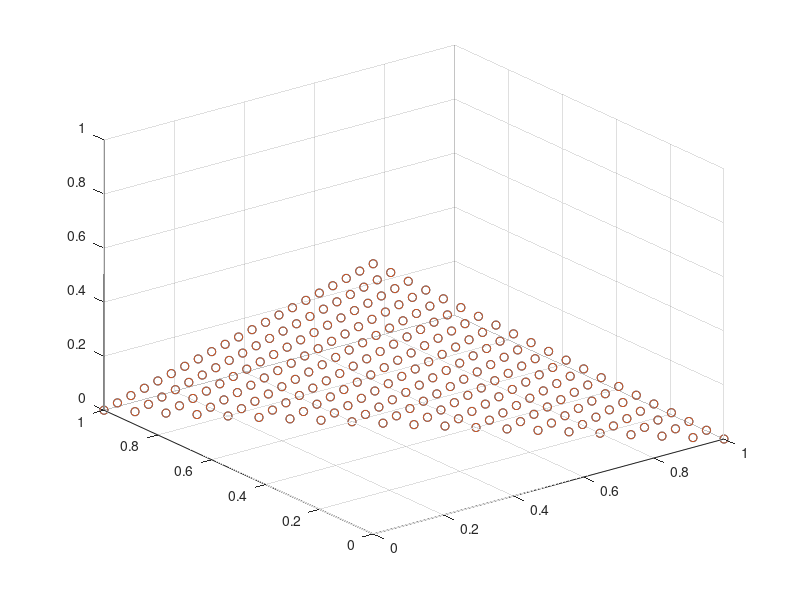

The MATLAB script that drew this image:
% This shows the discretized grids for three dimension. 
clear
clc
n=3;
M=20;
for i=1:n
    A(i,i)=1;
end
for i=1:n-1
    A(i,i+1)=-1;
end
B=(1/M)*A;

G_prime=zeros(n,(M+2)*(M+1)/2);
G=zeros(n,(M+2)*(M+1)/2);

G_prime(1,:)=M;
j=1;
for i=M:-1:0
    G_prime(2,j:(j+i))=i;
    for k=0:i
        G_prime(3,j+k)=k;
    end
    j=j+i+1;
end

G=B*G_prime;
x=G(1,:);
y=G(2,:);
z=G(3,:);
plot3(x,y,z,'o');
grid on;
p = {'linestyle','none','marker','o'};
line(x,y,z,p{:});

